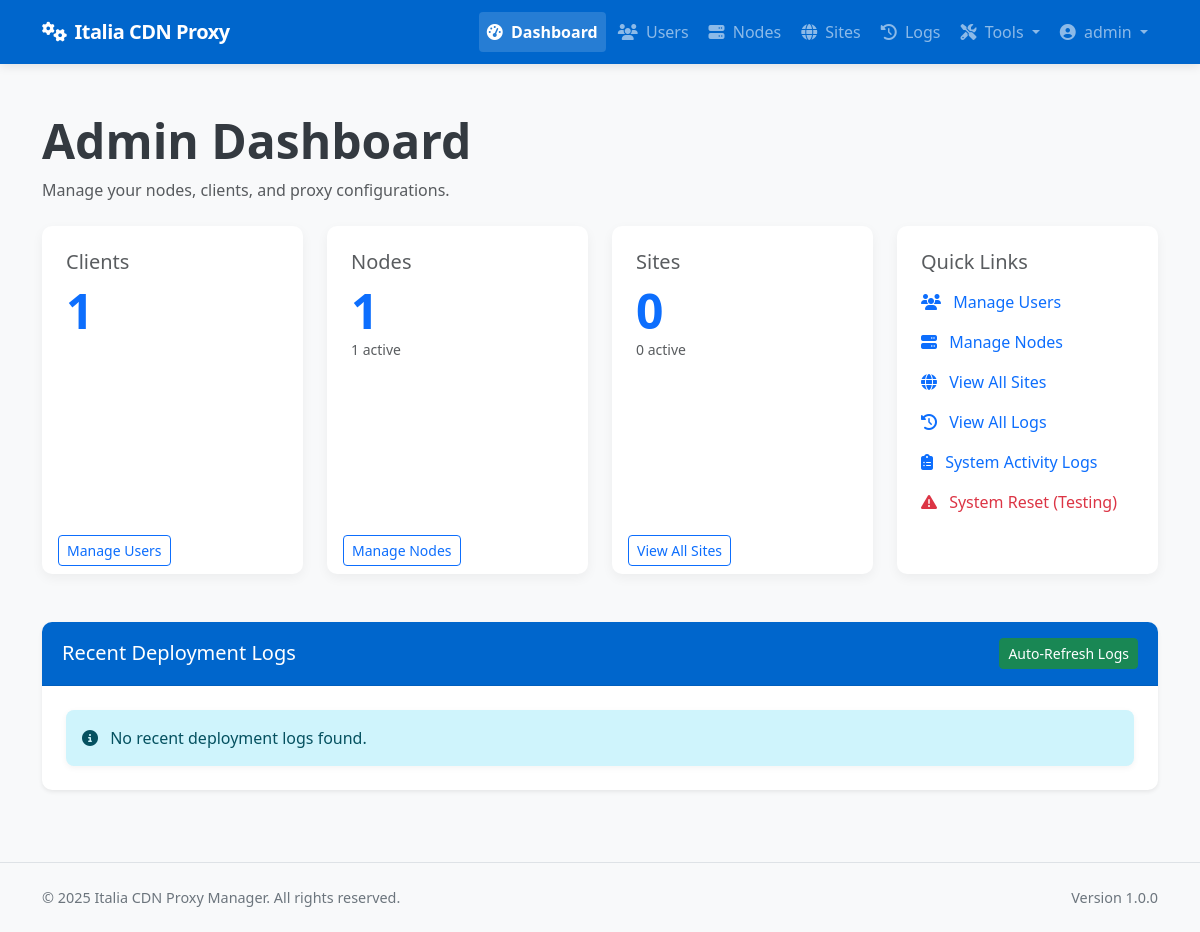
The app's page /admin/dashboard (signed in), older data.
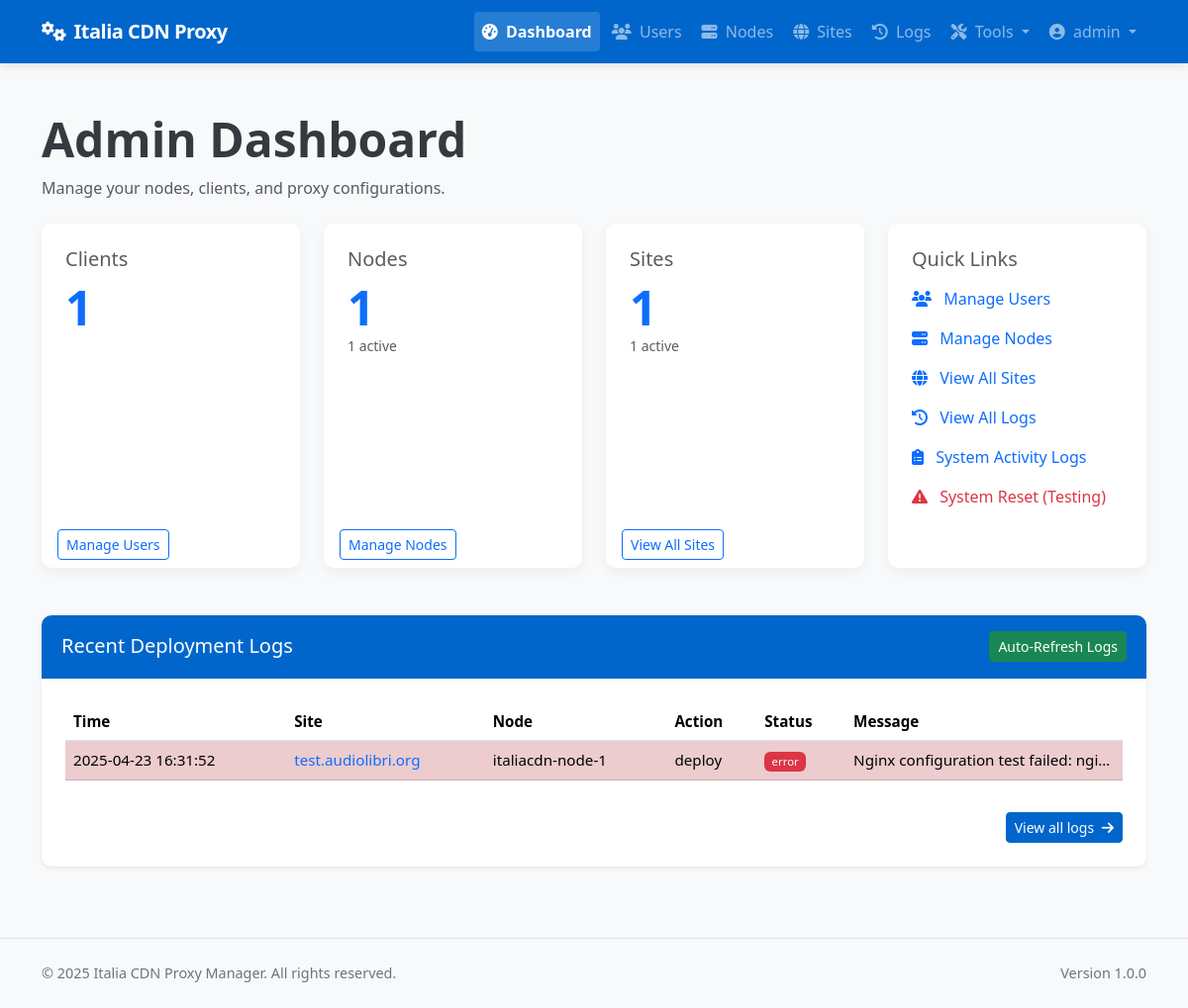
The same page, newer data.
### app/models/models.py (models this page shows, shortened)
class DeploymentLog(db.Model):
    __tablename__ = 'deployment_logs'
    id = db.Column(db.Integer, primary_key=True)
    site_id = db.Column(db.Integer, db.ForeignKey('sites.id'), nullable=False)
    node_id = db.Column(db.Integer, db.ForeignKey('nodes.id'), nullable=False)
    user_id = db.Column(db.Integer, db.ForeignKey('users.id'), nullable=True)  # Who performed the action
    action = db.Column(db.String(64), nullable=False)  # deploy, update, remove, ssl_renew, discovery, rollback
    status = db.Column(db.String(20), nullable=False)  # success, error
    message = db.Column(db.Text, nullable=True)
    created_at = db.Column(db.DateTime, default=datetime.utcnow)
    site = db.relationship('Site', backref=db.backref('deployment_logs', lazy='dynamic'))
    node = db.relationship('Node', backref=db.backref('deployment_logs', lazy='dynamic'))
    user = db.relationship('User', backref=db.backref('deployment_logs', lazy='dynamic'))

class Site(db.Model):
    __tablename__ = 'sites'
    id = db.Column(db.Integer, primary_key=True)
    name = db.Column(db.String(64), nullable=False)
    domain = db.Column(db.String(255), unique=True, nullable=False)
    protocol = db.Column(db.String(10), nullable=False, default='https')  # http or https
    origin_protocol = db.Column(db.String(10), nullable=False, default='http')  # http or https for origin
    origin_address = db.Column(db.String(255), nullable=False)  # Backend server address
    origin_port = db.Column(db.Integer, nullable=False)
    user_id = db.Column(db.Integer, db.ForeignKey('users.id'), nullable=True)  # Allow null for discovered sites
    is_active = db.Column(db.Boolean, default=True)
    is_blocked = db.Column(db.Boolean, default=False)
    is_discovered = db.Column(db.Boolean, default=False)  # Whether this site was discovered from node
    use_waf = db.Column(db.Boolean, default=False)
    force_https = db.Column(db.Boolean, default=True)  # New column to force HTTP to HTTPS redirect
    enable_cache = db.Column(db.Boolean, default=True)
    cache_time = db.Column(db.Integer, default=3600)  # Cache time in seconds, default 1 hour
    cache_static_time = db.Column(db.Integer, default=86400)  # Cache time for static assets in seconds, default 1 day
    custom_cache_rules = db.Column(db.Text, nullable=True)  # Custom cache rules in Nginx format
    cache_browser_time = db.Column(db.Integer, default=3600)  # Browser cache time in seconds, default 1 hour
    created_at = db.Column(db.DateTime, default=datetime.utcnow)
    updated_at = db.Column(db.DateTime, default=datetime.utcnow, onupdate=datetime.utcnow)
    custom_config = db.Column(db.Text, nullable=True)  # Additional Nginx configuration
    site_nodes = db.relationship('SiteNode', backref='site', lazy='dynamic')
    ssl_certificates = db.relationship('SSLCertificate', backref='site', lazy='dynamic')
    config_versions = db.relationship('ConfigVersion', backref='site', lazy='dynamic')

class Node(db.Model):
    __tablename__ = 'nodes'
    id = db.Column(db.Integer, primary_key=True)
    name = db.Column(db.String(64), unique=True, nullable=False)
    ip_address = db.Column(db.String(45), nullable=False)  # IPv4 or IPv6
    ssh_port = db.Column(db.Integer, default=22)
    ssh_user = db.Column(db.String(64), nullable=False)
    ssh_key_path = db.Column(db.String(256), nullable=True)  # Path to SSH key file
    ssh_password = db.Column(db.String(256), nullable=True)  # Encrypted password (if using password auth)
    is_active = db.Column(db.Boolean, default=True)
    is_discovered = db.Column(db.Boolean, default=False)  # Whether this node was discovered from YAML
    created_at = db.Column(db.DateTime, default=datetime.utcnow)
    updated_at = db.Column(db.DateTime, default=datetime.utcnow, onupdate=datetime.utcnow)
    nginx_config_path = db.Column(db.String(256), default='/etc/nginx/conf.d')
    nginx_reload_command = db.Column(db.String(256), default='sudo systemctl reload nginx')
    detected_nginx_path = db.Column(db.String(256), nullable=True)  # Store detected nginx path
    site_nodes = db.relationship('SiteNode', backref='node', lazy='dynamic')

### app/controllers/admin.py (the view)
@admin.route('/dashboard')
@login_required
@admin_required
def dashboard():
    user_count = User.query.filter_by(role='client').count()
    node_count = Node.query.count()
    active_node_count = Node.query.filter_by(is_active=True).count()
    site_count = Site.query.count()
    active_site_count = Site.query.filter_by(is_active=True).count()
    latest_logs = DeploymentLog.query.order_by(DeploymentLog.created_at.desc()).limit(10).all()
    return render_template('admin/dashboard.html',
                           user_count=user_count,
                           node_count=node_count,
                           active_node_count=active_node_count,
                           site_count=site_count,
                           active_site_count=active_site_count,
                           latest_logs=latest_logs)

### app/models/__init__.py (called while the page is built)
@login_manager.user_loader
def load_user(user_id):
    return User.query.get(int(user_id))

### app/models/models.py (called while the page is built)
    def is_admin(self):
        return self.role == 'admin'

### app/services/access_control.py (called while the page is built)
def admin_required(f):
    @wraps(f)
    def decorated_function(*args, **kwargs):
        if not current_user.is_admin():
            flash('You need admin privileges to access this page.', 'error')
            return abort(403)
        return f(*args, **kwargs)
    return decorated_function

### app/templates/admin/dashboard.html (shortened to what the changed rows need)
{% extends "base.html" %}
{% block content %}
<div class="container py-4">
    <div class="mb-4">
        <h1 class="display-5 fw-bold">Admin Dashboard</h1>
    </div>
    <div class="row g-4 mb-5">
        <div class="col-md-6 col-lg-3">
            <div class="card h-100">
                <div class="card-body">
                    <h3 class="card-title h5 text-muted mb-2">Sites</h3>
                    <p class="display-5 fw-bold text-primary mb-0">{{ site_count }}</p>
                    <p class="small text-muted">{{ active_site_count }} active</p>
                </div>
            </div>
        </div>
    </div>
    <div class="card shadow-sm mb-4">
        <div class="card-header bg-primary text-white d-flex justify-content-between align-items-center">
            <h2 class="card-title h5 mb-0">Recent Deployment Logs</h2>
        </div>
        <div class="card-body">
            {% if latest_logs %}
            <div class="table-responsive" id="logsTableContainer">
                <table class="table table-striped table-hover">
                    <thead>
                        <tr>
                            <th>Time</th>
                            <th>Site</th>
                            <th>Node</th>
                            <th>Action</th>
                            <th>Status</th>
                            <th>Message</th>
                        </tr>
                    </thead>
                    <tbody>
                        {% for log in latest_logs %}
                        <tr class="{% if log.status == 'error' %}table-danger{% endif %}">
                            <td>{{ log.created_at.strftime('%Y-%m-%d %H:%M:%S') }}</td>
                            <td>
                                <a href="{{ url_for('admin.view_site', site_id=log.site_id) }}" class="text-decoration-none">
                                    {{ log.site.domain }}
                                </a>
                            </td>
                            <td>{{ log.node.name }}</td>
                            <td>{{ log.action }}</td>
                            <td>
                                <span class="badge {% if log.status == 'success' %}bg-success
                                {% elif log.status == 'error' %}bg-danger
                                {% else %}bg-warning{% endif %}">
                                    {{ log.status }}
                                </span>
                            </td>
                            <td class="text-truncate" style="max-width: 200px;">{{ log.message }}</td>
                        </tr>
                        {% endfor %}
                    </tbody>
                </table>
            </div>
            <div class="text-end mt-3">
                <a href="{{ url_for('admin.deployment_logs') }}" class="btn btn-sm btn-primary">
                    View all logs <i class="fas fa-arrow-right ms-1"></i>
                </a>
            </div>
            {% else %}
            <div class="alert alert-info mb-0">
                <i class="fas fa-info-circle me-2"></i> No recent deployment logs found.
            </div>
            {% endif %}
        </div>
    </div>
</div>
{% endblock %}

Row changes from the older to the newer data that the page shows:
added DeploymentLog: created_at "2025-04-23 16:31:52", site.domain "test.audiolibri.org", node.name "italiacdn-node-1", action "deploy", status "error", message "Nginx configuration test failed: ngi…"
Text that changed along with them:
{{ site_count }}: "0" → "1"
{{ active_site_count }}: "0" → "1"
text no longer shown: "No recent deployment logs found."
text now shown: "Time Site Node Action Status Message View all logs"
